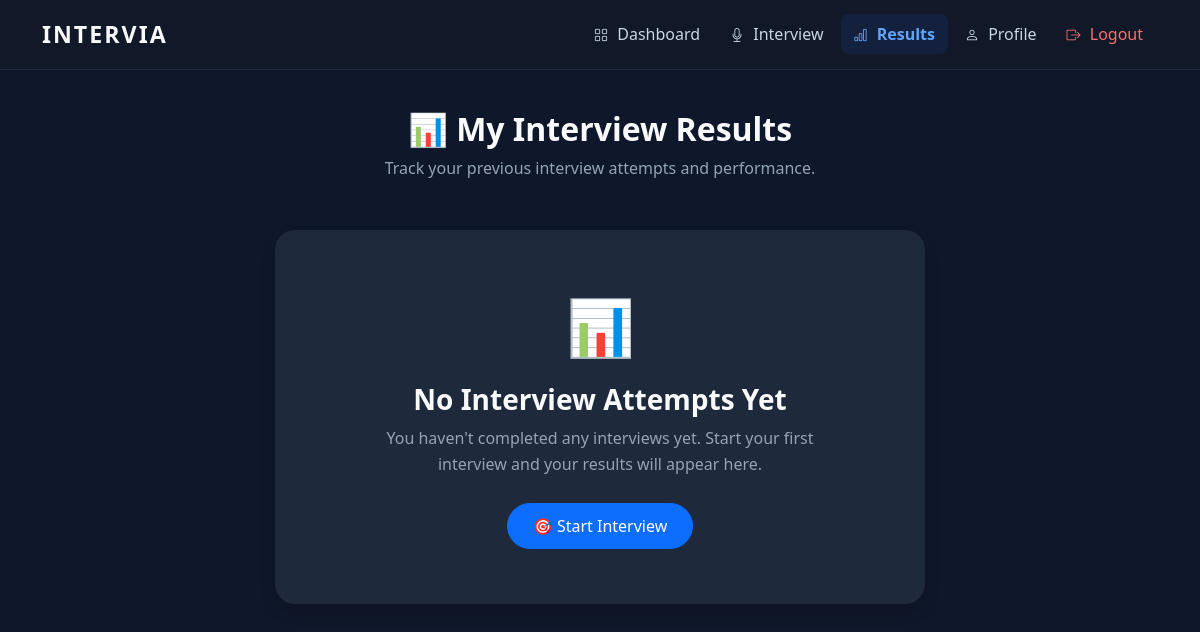
Before: /results (signed in) with the older database file.
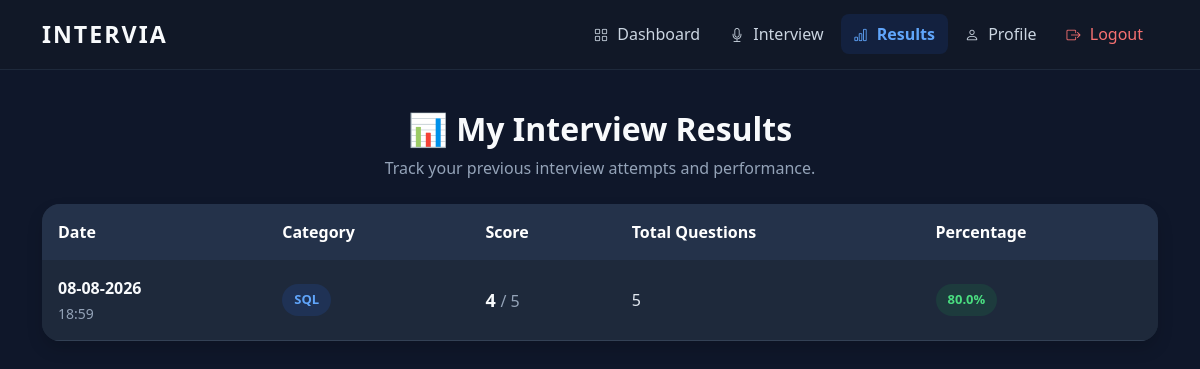
After: the same page with the newer database file.
### app/models.py (models this page shows)
class Result(db.Model):
    __tablename__ = "results"
    id = db.Column(db.Integer, primary_key=True)
    user_id = db.Column(
        db.Integer,
        db.ForeignKey("users.id"),
        nullable=False
    )
    category_id = db.Column(
        db.Integer,
        db.ForeignKey("categories.id"),
        nullable=False
    )
    score = db.Column(db.Integer, nullable=False)
    total_questions = db.Column(db.Integer, nullable=False)
    date = db.Column(
        db.DateTime,
        default=lambda: datetime.now(ZoneInfo("Asia/Kolkata"))
    )
    user = db.relationship("User", backref="results")
    category = db.relationship("Category", backref="results")

class Category(db.Model):
    __tablename__ = "categories"
    id = db.Column(db.Integer, primary_key=True)
    category_name = db.Column(
        db.String(100),
        unique=True,
        nullable=False
    )

### app/routes.py (the view)
@main.route("/results")
def results():
    if "user" not in session:
        return redirect(url_for("main.login"))
    user = User.query.filter_by(
        username=session["user"]
    ).first()
    results = Result.query.filter_by(
        user_id=user.id
    ).all()
    return render_template(
        "results.html",
        results=results
    )

### app/templates/results.html (shortened to what this page needs)
{% extends "base.html" %}
{% block content %}
<div class="container py-4">
    <div class="results-header mb-4">
        <h2 class="fw-bold">
            📊 My Interview Results
        </h2>
        <p>
            Track your previous interview attempts and performance.
        </p>
    </div>
    {% if results %}
    <div class="results-table-card shadow">
        <div class="table-responsive">
            <table class="table results-table mb-0">
                <thead>
                    <tr>
                        <th>Date</th>
                        <th>Category</th>
                        <th>Score</th>
                        <th>Total Questions</th>
                        <th>Percentage</th>
                    </tr>
                </thead>
                <tbody>
                    {% for result in results %}
                    {% set percentage =
                        (result.score / result.total_questions * 100)
                        |round if result.total_questions > 0 else 0
                    %}
                    <tr>
                        <td>
                            <div class="result-date">
                                <strong>
                                    {{ result.date.strftime("%d-%m-%Y") }}
                                </strong>
                                <small>
                                    {{ result.date.strftime("%H:%M") }}
                                </small>
                            </div>
                        </td>
                        <td>
                            <span class="category-badge">
                                {{ result.category.category_name }}
                            </span>
                        </td>
                        <td>
                            <strong class="score-value">
                                {{ result.score }}
                            </strong>
                            <span class="score-total">
                                / {{ result.total_questions }}
                            </span>
                        </td>
                        <td>
                            {{ result.total_questions }}
                        </td>
                        <td>
                            {% if percentage >= 80 %}
                                <span class="percentage-badge excellent">
                                    {{ percentage }}%
                                </span>
                            {% elif percentage >= 60 %}
                                <span class="percentage-badge good">
                                    {{ percentage }}%
                                </span>
                            {% else %}
                                <span class="percentage-badge needs-practice">
                                    {{ percentage }}%
                                </span>
                            {% endif %}
                        </td>
                    </tr>
                    {% endfor %}
                </tbody>
            </table>
        </div>
    </div>
    {% else %}
    <div class="empty-results-card text-center shadow">
        <div class="empty-results-icon">
            📊
        </div>
        <h3>
            No Interview Attempts Yet
        </h3>
        <p>
            You haven't completed any interviews yet.
            Start your first interview and your results will appear here.
        </p>
        <a href="/interview" class="btn btn-primary mt-3">
            🎯 Start Interview
        </a>
    </div>
    {% endif %}
</div>
{% endblock %}

### app/templates/base.html (shortened to what this page needs)
<!DOCTYPE html>
<html lang="en">
<head>
    <link href="https://cdn.jsdelivr.net/npm/bootstrap@5.3.7/dist/css/bootstrap.min.css"
          rel="stylesheet">
    <link rel="stylesheet"
          href="https://cdn.jsdelivr.net/npm/bootstrap-icons@1.11.3/font/bootstrap-icons.min.css">
    <link rel="stylesheet"
          href="{{ url_for('static', filename='css/style.css') }}">
</head>
<body>
{% if session.get("role") == "user" %}
<nav class="navbar navbar-expand-lg intervia-navbar">
    <div class="container">
        <a class="navbar-brand intervia-brand" href="/dashboard">
            INTERVIA
        </a>
        <div class="collapse navbar-collapse" id="userNavbar">
            <ul class="navbar-nav ms-auto">
                <li class="nav-item">
                    <a class="nav-link {% if request.path == '/dashboard' %}active{% endif %}"
                       href="/dashboard">
                        <i class="bi bi-grid"></i>
                        Dashboard
                    </a>
                </li>
                <li class="nav-item">
                    <a class="nav-link {% if request.path == '/interview' %}active{% endif %}"
                       href="/interview">
                        <i class="bi bi-mic"></i>
                        Interview
                    </a>
                </li>
                <li class="nav-item">
                    <a class="nav-link {% if request.path == '/results' %}active{% endif %}"
                       href="/results">
                        <i class="bi bi-bar-chart"></i>
                        Results
                    </a>
                </li>
                <li class="nav-item">
                    <a class="nav-link {% if request.path == '/profile' %}active{% endif %}"
                       href="/profile">
                        <i class="bi bi-person"></i>
                        Profile
                    </a>
                </li>
                <li class="nav-item">
                    <a class="nav-link logout-link"
                       href="/logout">
                        <i class="bi bi-box-arrow-right"></i>
                        Logout
                    </a>
                </li>
            </ul>
        </div>
    </div>
</nav>
{% endif %}
<main class="intervia-main">
    {% block content %}
    {% endblock %}
</main>
</body>
</html>

### app/static/css/style.css (style rules this page uses)
body { background:#0f172a; color:#f8fafc; }
.navbar .nav-link.active { color:#60a5fa !important; border-bottom:2px solid #60a5fa; font-weight:600; }
.navbar { background:#111827 !important; }
.navbar .nav-link { color:#d1d5db !important; }
.table { border-radius:12px; overflow:hidden; }
.table thead th { background:#24324a !important; color:#ffffff !important; border-color:#334155; }
.table tbody td { background:#ffffff; color:#212529; padding:16px; }
.table td, .table th { vertical-align: middle; padding: 12px 16px; }
.excellent { background: rgba(22, 163, 74, 0.15); color: #4ade80; }
.results-header { text-align: center; }
.results-header h2 { color: #f8fafc; }
.results-header p { color: #94a3b8; }
.results-table-card { background: #1e293b; border-radius: 18px; overflow: hidden; }
.results-table { color: #f8fafc; margin: 0; }
.results-table thead th { background: #24324a !important; color: #ffffff !important; border: none; padding: 16px; white-space: nowrap; }
.results-table tbody td { background: #1e293b !important; color: #e2e8f0; border-color: #334155; padding: 16px; vertical-align: middle; }
.results-table tbody tr { transition: 0.25s; }
.result-date { display: flex; flex-direction: column; }
.result-date strong { color: #f8fafc; }
.result-date small { color: #94a3b8; margin-top: 3px; }
.category-badge { display: inline-block; background: rgba(37, 99, 235, 0.15); color: #60a5fa; padding: 6px 12px; border-radius: 20px; font-size: 13px; font-weight: 600; }
.score-value { color: #f8fafc; font-size: 18px; }
.score-total { color: #94a3b8; }
.percentage-badge { display: inline-block; padding: 6px 12px; border-radius: 20px; font-size: 13px; font-weight: 600; }
.percentage-badge.excellent { background: rgba(22, 163, 74, 0.15); color: #4ade80; }
.navbar { background: #111827 !important; border-bottom: 1px solid #1e293b; padding: 12px 0; }
.intervia-brand { color: #f8fafc !important; font-size: 1.45rem; font-weight: 800; letter-spacing: 2px; transition: 0.3s; }
.navbar .nav-link { color: #cbd5e1 !important; font-weight: 500; padding: 8px 13px !important; margin: 0 2px; border-radius: 8px; transition: 0.25s; }
.navbar .nav-link i { margin-right: 5px; font-size: 14px; }
.navbar .nav-link.active { color: #60a5fa !important; background: rgba(37, 99, 235, 0.12); border-bottom: none; font-weight: 600; }
.navbar .logout-link { color: #f87171 !important; }

Changed rows visible on the page:
added Result: date "08-08-2026", date "18:59", category.category_name "SQL", score "4", total_questions "5", percentage "80.0"
Other visible differences:
text no longer shown: "📊 No Interview Attempts Yet You haven't completed any interviews yet. Start your first interview and your results will appear here. 🎯 Start Interview"
text now shown: "Date Category Score Total Questions Percentage"
